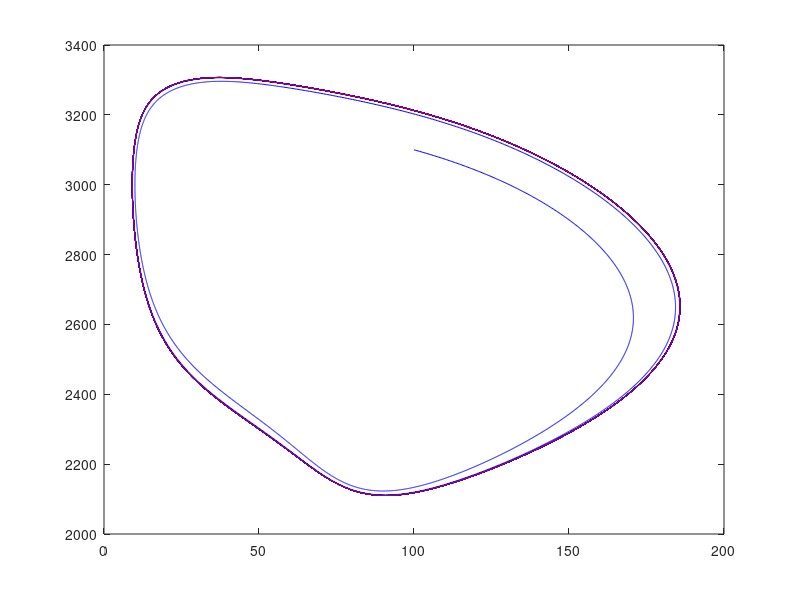

Here is the MATLAB script that generated this plot:
%% compute the limit cycle in two dimension

clear,clc;
tic

%% initialization
mu = 250;
b = 4;
theta = 5;
c_x = 58;
c_p = 110;
nu = 0;
y0 = 2000;
gama = 4;
f_0 = 0.694;
c_f = 43.9;
beta = 1.70;

%% carbon system: vector filed (f,g)
f = @(x,y)    [mu*(1-b*x^gama/(x^gama+c_p^gama)-theta*(1-x^gama/(x^gama+c_x^gama))-nu)+y-y0]*f_0*x^beta/(x^beta+c_f^beta);
g = @(x,y)    mu*(1-b*x^gama/(x^gama+c_p^gama)+theta*(1-x^gama/(x^gama+c_x^gama))+nu)-y+y0;

%% Compute the trajectory using Euler scheme
T = 100;
N = 1e5;
dt = T/N;
t = 0 : dt: T;
%83.5819254216627;2290.50827400743
%[83.6339868155324;2290.44660430012]
%初始点的选取会影响极限环，nu=0.9的时候需要改变一下初值
 x(1) =100;
 y(1) =3100;
%92.6715592143817;2281.91346961487
for i = 1 : N
    x(i+1) = x(i) + f(x(i),y(i))*dt;
    y(i+1) = y(i) + g(x(i),y(i))*dt;
end
  plot(x,y,'b')
  hold on
  stable=[x(1:5000);y(1:5000)];
%  plot(t,x,'r');hold on
%  plot(t,y,'g')
p = 1;
LCV(1,1) = x(end);
LCV(2,1) = y(end);
while p > 0 || i==0
    i = i - 1;
    LCV(1,N-i) = x(i+1);
    LCV(2,N-i) = y(i+1);
    if norm(LCV(:,1)-LCV(:,N-i))<5 && t(end)-t(i)>0.5
       p = 0;
    end
end
LCV(:,N-i+1)=[x(end);y(end)];
plot(LCV(1,:),LCV(2,:),'r')
save('LimitCycle_nu=0.txt','LCV','-ascii','-double');
%save('LimitCycle_value_nu=0.67.mat','LCV');
toc